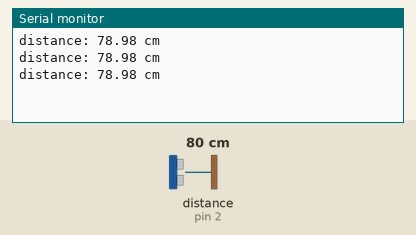
Simulated run of this sketch. Board: Arduino Uno, built with avr-gcc and run on an emulated ATmega328P. Parts: the last lines printed to the serial monitor. Wiring (inferred from the names in the program): ultrasonic range finder: trigger pin 3; echo pin 2. The test bench sets the inputs (shaded band); at power-on: distance to the obstacle (sensor on pin 2) 80 cm. The echo pulse lasts 58.3 µs per cm.

Above: at 1.3 s.
1.4 s: distance to the obstacle (sensor on pin 2) set to 2 cm
At 1.9 s:
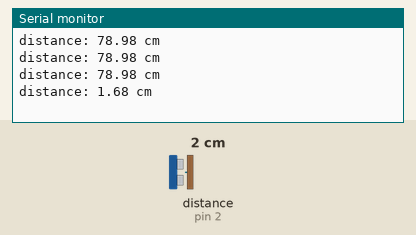
2.9 s: distance to the obstacle (sensor on pin 2) set to 4 cm
At 3.4 s:
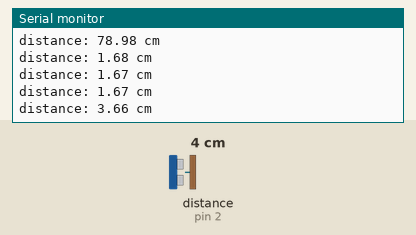
Timing chart, 0 to 5.9 s (numbered marks = the images above; inputs shaded):
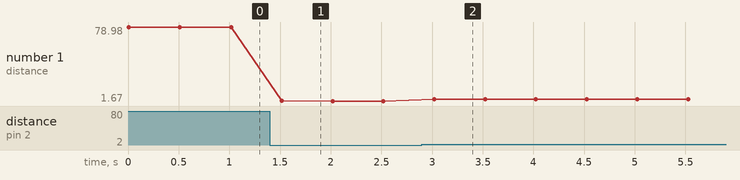

The sketch:

ultra_sonic_sensor.ino
```cpp
/*
 *
 *
 * Wiring: Ultrasonic Sensor -> Arduino:
 * - VCC  -> 5V
 * - TRIG -> Pin 9
 * - ECHO -> Pin 8
 * - GND  -> GND
 *
 * Tutorial is available here: https://arduinogetstarted.com/tutorials/arduino-ultrasonic-sensor
 */

const int TRIGPin = 3;    // TRIG pin
const int ECHOPin = 2;    // ECHO pin

float duration,distance;  // distance in cm and duration in us(micro seconds)

void setup() {
  // begin serial port
  Serial.begin(9600);

  // configure the trig pin to output mode ---> transmitting the signal
  pinMode(TRIGPin,OUTPUT);
  // configure the echo pin to input mode ---> receiveing the signal
  pinMode(ECHOPin,INPUT);
}

void loop() {
  // generating a  10-microsecond pulse to TRIG pin
  digitalWrite(TRIGPin, HIGH);
  delayMicroseconds(10);
  digitalWrite(TRIGPin, LOW);

  // Reads the echoPin, returns the sound wave travel time in microseconds
  // measure the duration of pulse from ECHO pin
  duration = pulseIn(ECHOPin, HIGH);

  // calculate the distance
  distance = 0.017 * duration;

  // print the value in  Serial Monitor
  Serial.print("distance: ");
  Serial.print(distance);
  Serial.println(" cm");

  delay(500);
}
```

Measured:
- after the input at 1.4 s, the serial monitor: prints a new line after 0.12 s (image 1)
- after the input at 2.9 s, the serial monitor: prints a new line after 0.12 s (image 2)
- plotted number 1: 78.98 → 1.67 after the input at 1.4 s, 1.67 → 3.66 after the input at 2.9 s
